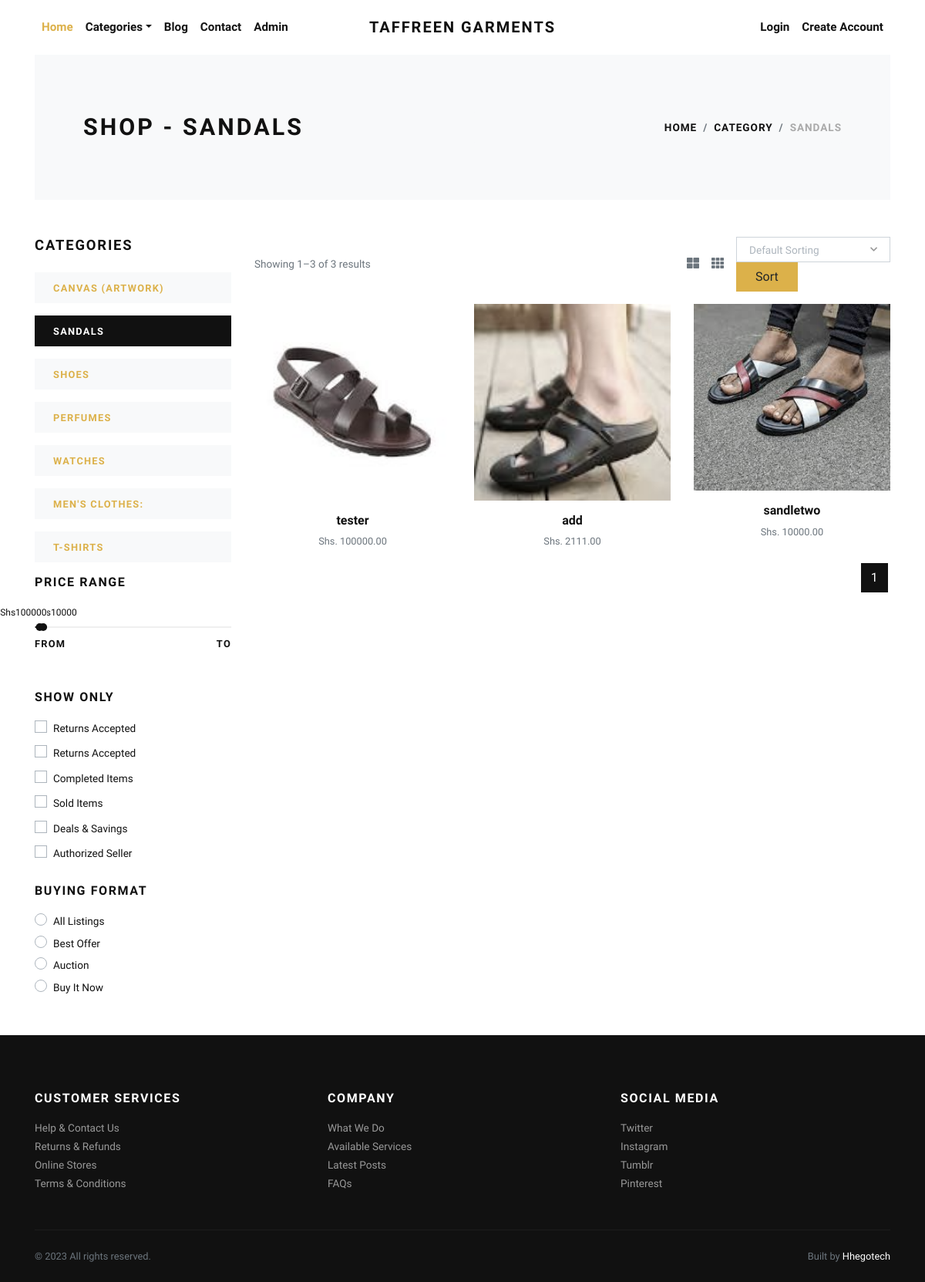
The app's page /sandals/ with its own data.
### store/models.py (models this page shows, shortened)
class Category(models.Model):
    title = models.CharField(max_length=50, verbose_name="Category Title")
    slug = models.SlugField(max_length=55, verbose_name="Category Slug")
    description = models.TextField(blank=True, verbose_name="Category Description")
    category_image = models.ImageField(upload_to='category', blank=True, null=True, verbose_name="Category Image")
    is_active = models.BooleanField(verbose_name="Is Active?")
    is_featured = models.BooleanField(verbose_name="Is Featured?")
    created_at = models.DateTimeField(auto_now_add=True, verbose_name="Created Date")
    updated_at = models.DateTimeField(auto_now=True, verbose_name="Updated Date")
    class Meta:
        verbose_name_plural = 'Categories'
        ordering = ('-created_at', )

class Product(models.Model):
    title = models.CharField(max_length=150, verbose_name="Product Title")
    slug = models.SlugField(max_length=160, verbose_name="Product Slug")
    sku = models.CharField(max_length=255, unique=True, verbose_name="Unique Product ID (SKU)", null=True)
    short_description = models.TextField(verbose_name="Short Description")
    popularity = models.PositiveIntegerField(default=0)
    detail_description = models.TextField(blank=True, null=True, verbose_name="Detail Description")
    product_image = models.ImageField(upload_to='product', blank=True, null=True, verbose_name="Product Image")
    price = models.DecimalField(max_digits=10, decimal_places=2)
    category = models.ForeignKey(Category, verbose_name="Product Categoy", on_delete=models.CASCADE)
    is_active = models.BooleanField(verbose_name="Is Active?")
    is_featured = models.BooleanField(verbose_name="Is Featured?")
    created_at = models.DateTimeField(auto_now_add=True, verbose_name="Created Date")
    updated_at = models.DateTimeField(auto_now=True, verbose_name="Updated Date")
    class Meta:
        verbose_name_plural = 'Products'
        ordering = ('-created_at', )

### store/views.py (the view)
# urls.py: path('<slug:slug>/', views.category_products, name="category-products"),
def category_products(request, slug):
    sort_by = request.GET.get('sort', 'default')
    category = get_object_or_404(Category, slug=slug)
    products = Product.objects.filter(is_active=True, category=category)
    categories = Category.objects.filter(is_active=True)
    if sort_by == 'popularity':
        products = products.order_by('-popularity')
    elif sort_by == 'low-high':
        products = products.order_by('price')
    elif sort_by == 'high-low':
        products = products.order_by('-price')
    paginator = Paginator(products, 12)  # Show 12 products per page
    page_number = request.GET.get('page')
    page_obj = paginator.get_page(page_number)
    context = {
        'category': category,
        'products': products,
        'categories': categories,
        'page_obj': page_obj,
    }
    return render(request, 'store/category_products.html', context)

### store/context_preprocessors.py (called while the page is built)
def store_menu(request):
    categories = Category.objects.filter(is_active=True)
    context = {
        'categories_menu': categories,
    }
    return context

def cart_menu(request):
    if request.user.is_authenticated:
        cart_items= Cart.objects.filter(user=request.user)
        context = {
            'cart_items': cart_items,
        }
    else:
        context = {}
    return context

### templates/store/category_products.html (shortened to what this page needs)
{% extends 'base.html' %}
{% load static %}
    {% block content %}
      <div class="container">
        <section class="py-5 bg-light">
          <div class="container">
            <div class="row px-4 px-lg-5 py-lg-4 align-items-center">
              <div class="col-lg-6">
                <h1 class="h2 text-uppercase mb-0">Shop - {{category.title}}</h1>
              </div>
              <div class="col-lg-6 text-lg-right">
                <nav aria-label="breadcrumb">
                  <ol class="breadcrumb justify-content-lg-end mb-0 px-0">
                    <li class="breadcrumb-item"><a href="{% url 'store:home' %}">Home</a></li>
                    <li class="breadcrumb-item"><a href="{% url 'store:all-categories' %}">Category</a></li>
                    <li class="breadcrumb-item active" aria-current="page">{{category.title}}</li>
                  </ol>
                </nav>
              </div>
            </div>
          </div>
        </section>
        <section class="py-5">
          <div class="container p-0">
            <div class="row">
              <div class="col-lg-3 order-2 order-lg-1">
                <h5 class="text-uppercase mb-4">Categories</h5>
                {% if categories %}
                  {% for cat in categories %}
                    <a href="{% url 'store:category-products' cat.slug %}">
                      <div class="py-2 px-4 {% if category == cat %}bg-dark text-white {% else %}bg-light{% endif %} mb-3">
                        <strong class="small text-uppercase font-weight-bold">{{cat.title}}</strong>
                      </div>
                    </a>
                  {% endfor %}
                {% endif %}
                <h6 class="text-uppercase mb-4">Price range</h6>
                <div class="price-range pt-4 mb-5">
                  <div id="range"></div>
                  <div class="row pt-2">
                    <div class="col-6"><strong class="small font-weight-bold text-uppercase">From</strong></div>
                    <div class="col-6 text-right"><strong class="small font-weight-bold text-uppercase">To</strong></div>
                  </div>
                </div>
                <h6 class="text-uppercase mb-3">Show only</h6>
                <div class="custom-control custom-checkbox mb-1">
                  <label class="custom-control-label text-small" for="customCheck1">Returns Accepted</label>
                </div>
                <div class="custom-control custom-checkbox mb-1">
                  <label class="custom-control-label text-small" for="customCheck2">Returns Accepted</label>
                </div>
                <div class="custom-control custom-checkbox mb-1">
                  <label class="custom-control-label text-small" for="customCheck3">Completed Items</label>
                </div>
                <div class="custom-control custom-checkbox mb-1">
                  <label class="custom-control-label text-small" for="customCheck4">Sold Items</label>
                </div>
                <div class="custom-control custom-checkbox mb-1">
                  <label class="custom-control-label text-small" for="customCheck5">Deals &amp; Savings</label>
                </div>
                <div class="custom-control custom-checkbox mb-4">
                  <label class="custom-control-label text-small" for="customCheck6">Authorized Seller</label>
                </div>
                <h6 class="text-uppercase mb-3">Buying format</h6>
                <div class="custom-control custom-radio">
                  <label class="custom-control-label text-small" for="customRadio1">All Listings</label>
                </div>
                <div class="custom-control custom-radio">
                  <label class="custom-control-label text-small" for="customRadio2">Best Offer</label>
                </div>
                <div class="custom-control custom-radio">
                  <label class="custom-control-label text-small" for="customRadio3">Auction</label>
                </div>
                <div class="custom-control custom-radio">
                  <label class="custom-control-label text-small" for="customRadio4">Buy It Now</label>
                </div>
              </div>
              <div class="col-lg-9 order-1 order-lg-2 mb-5 mb-lg-0">
                <div class="row mb-3 align-items-center">
                  <div class="col-lg-6 mb-2 mb-lg-0">
                    <p class="text-small text-muted mb-0">Showing 1–{{ page_obj.paginator.count }} of {{ page_obj.paginator.count }} results</p>
                  </div>
                  <div class="col-lg-6">
                    <ul class="list-inline d-flex align-items-center justify-content-lg-end mb-0">
                      <li class="list-inline-item text-muted mr-3"><a class="reset-anchor p-0" href="#"><i class="fas fa-th-large"></i></a></li>
                      <li class="list-inline-item text-muted mr-3"><a class="reset-anchor p-0" href="#"><i class="fas fa-th"></i></a></li>
                      <form action="{% url 'store:category-products' category.slug %}" method="get">
                        <button type="submit" class="btn btn-primary">Sort</button>
                    </form>
                    </ul>
                  </div>
                </div>
                <div class="row">
                  {% if products %}
                    {% for product in page_obj %}
                      <div class="col-lg-4 col-sm-6">
                        <div class="product text-center">
                          <div class="mb-3 position-relative">
                            <a class="d-block" href="{% url 'store:product-detail' product.slug %}">
                              {% if product.product_image %}
                                <img class="img-fluid w-100" src="{{product.product_image.url}}" alt="{{product.title}}">
                              {% else %}
                                <img class="img-fluid w-100" src="{% static 'img/product-1.jpg' %}" alt="{{product.title}}">
                              {% endif %}
                            </a>
                          </div>
                          <h6> <a class="reset-anchor" href="{% url 'store:product-detail' product.slug %}">{{product.title}}</a></h6>
                          <p class="small text-muted">Shs. {{product.price}}</p>
                        </div>
                      </div>
                    {% endfor %}
                  {% endif %}
                </div>
                <nav aria-label="Page navigation example">
                  <ul class="pagination justify-content-center justify-content-lg-end">
                      {% for num in page_obj.paginator.page_range %}
                          {% if num == page_obj.number %}
                              <li class="page-item active"><a class="page-link" href="?page={{ num }}">{{ num }}</a></li>
                          {% else %}
                              <li class="page-item"><a class="page-link" href="?page={{ num }}">{{ num }}</a></li>
                          {% endif %}
                      {% endfor %}
                  </ul>
                </nav>
              </div>
            </div>
          </div>
        </section>
      </div>
      {% endblock content %}

### taffreen/static/css/style.default.css (style rules this page uses)
.text-small { font-size: 0.85rem !important; }
strong { font-weight: 700; }
.product img { -webkit-filter: grayscale(40%); filter: grayscale(40%); transition: all 0.3s; }
.text-uppercase { text-transform: uppercase; letter-spacing: 0.1em; }
.reset-anchor { color: inherit; transition: all 0.3s; }
.noUi-target { background: #efefef; border-radius: 0; border: none; box-shadow: none; }
.noUi-horizontal { height: 2px; }
.btn { font-weight: 400; border: 1px solid transparent; font-family: inherit; padding: 0.375rem 1.5rem; font-size: 1rem; line-height: 1.5; border-radius: 0; transition: color 0.15s ease-in-out, background-color 0.15s ease-in-out, border-color 0.15s ease-in-out, box-shadow 0.15s ease-in-out; }
.btn-primary { color: #212529; background-color: #dcb14a; border-color: #dcb14a; }
body { font-family: "Libre Franklin", sans-serif; font-size: 1rem; font-weight: 400; line-height: 1.5; color: #111111; background-color: #fff; }
a { color: #dcb14a; text-decoration: none; }
h1, h2, h3, h4, h5, h6, .h1, .h2, .h3, .h4, .h5, .h6 { margin-bottom: 0.5rem; font-family: inherit; font-weight: 900; line-height: 1.2; color: inherit; }
h1, .h1 { font-size: 2.2rem; }
h2, .h2 { font-size: 1.9rem; }
h5, .h5 { font-size: 1.15rem; }
h6, .h6 { font-size: 1rem; }
small, .small { font-size: 80%; font-weight: 400; }
.page-item:first-child .page-link { border-top-left-radius: 0; border-bottom-left-radius: 0; }
.page-item:last-child .page-link { border-top-right-radius: 0; border-bottom-right-radius: 0; }
.page-item.active .page-link { color: #fff; background-color: #111111; border-color: #111111; }
.page-link { padding: 0.5rem 0.75rem; line-height: 1.25; color: #111111; background-color: none; border: 1px solid #eee; margin: 0.2rem; transition: all 0.3s; }
.bg-light { background-color: #f8f9fa !important; }
.bg-dark { background-color: #111111 !important; }
.custom-checkbox .custom-control-label::before { border-radius: 0; }
.custom-radio .custom-control-label::before { border-radius: 50%; }
.custom-control-label { font-weight: 400; line-height: 2.1em; cursor: pointer; }
.breadcrumb { background: #f8f9fa; }
.breadcrumb-item { font-size: 0.85rem; text-transform: uppercase; letter-spacing: 0.07em; font-weight: 900; color: #111111; }
.breadcrumb-item a { color: inherit; transition: all 0.3s; }
.breadcrumb-item.active { color: #aaa; }

### records on screen
Category: title "SANDALS"
Category: title "CANVAS (ARTWORK)"
Category: title "SHOES"
Category: title "PERFUMES"
Category: title "WATCHES"
Category: title "MEN'S CLOTHES:"
Category: title "T-SHIRTS"
Product: product_image (picture), title "tester", price "100000.00"
Product: product_image (picture), title "add", price "2111.00"
Product: product_image (picture), title "sandletwo", price "10000.00"

### other values on screen
{{ page_obj.paginator.count }} "3"
{{ num }} "1"
